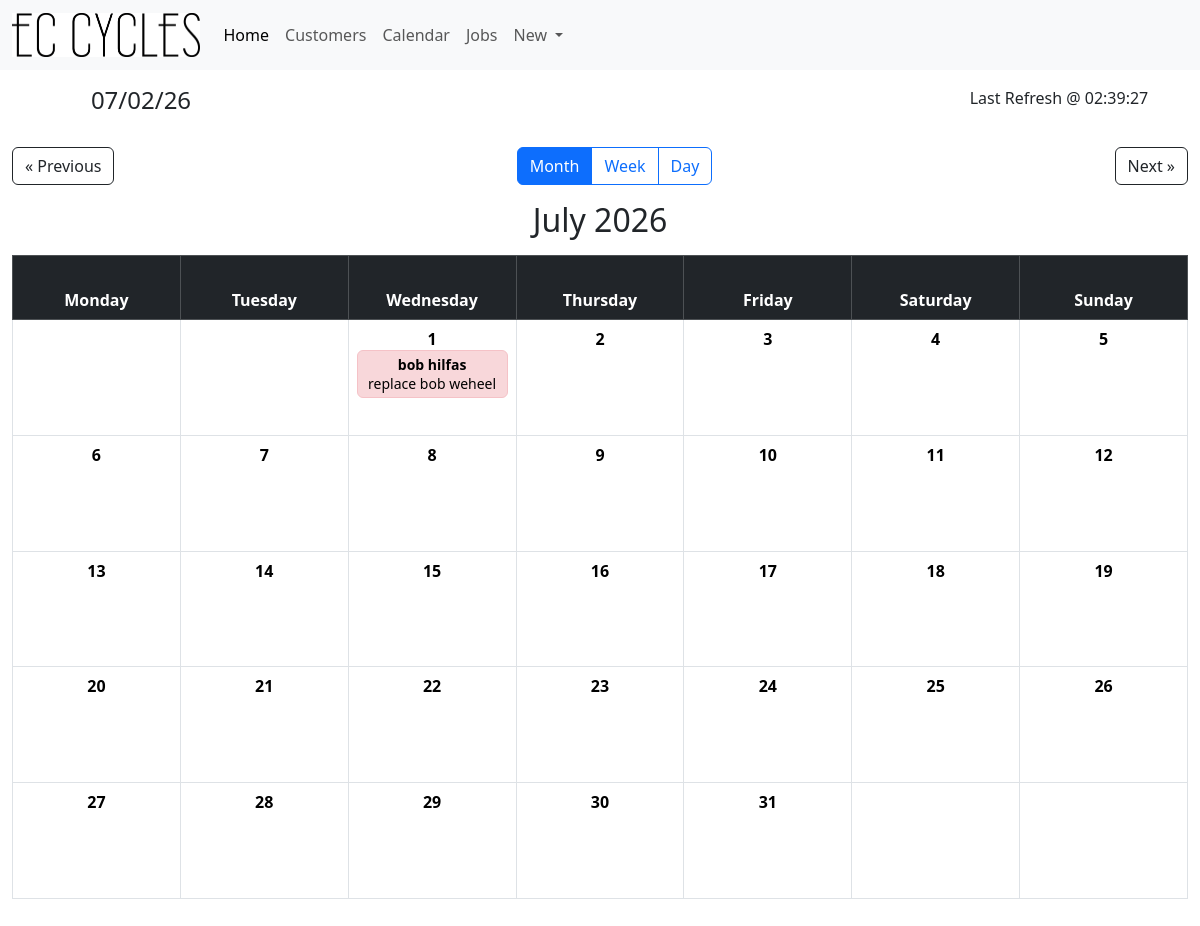
/calendar, run on an earlier commit of the app's database.
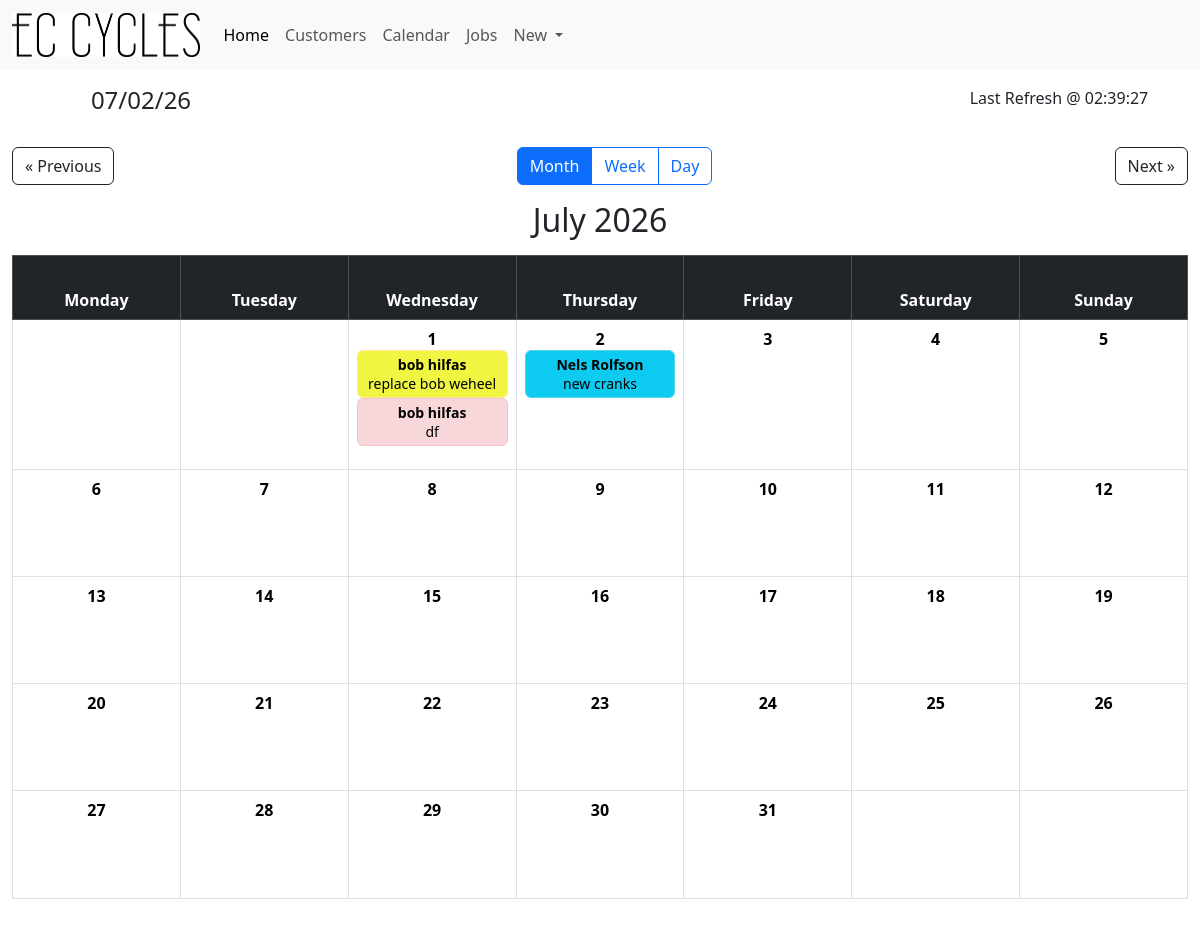
And on a later commit of the database.
### tables this page shows
CREATE TABLE "Jobs" (
	"JobID"	INTEGER NOT NULL UNIQUE,
	"Cust_ID"	INTEGER NOT NULL,
	"BikeBrand"	TEXT,
	"BikeModel"	TEXT,
	"JobDetails"	TEXT,
	"DueDate"	DATE , Status TEXT DEFAULT 'Not Started',
	PRIMARY KEY("JobID" AUTOINCREMENT)
);

CREATE TABLE "Customers" (
	"Cust_ID"	INTEGER NOT NULL UNIQUE,
	"CustFName"	TEXT NOT NULL,
	"CustLName"	TEXT,
	"CustAddress"	TEXT,
	"CustPNumber"	INTEGER,
	"CustEmail"	INTEGER,
	"CustDetails"	TEXT,
	PRIMARY KEY("Cust_ID" AUTOINCREMENT)
);

### app.py (the view)
@app.route("/calendar")
def calendar_view():
    time = time_gen()
    page_title = "EC Cycles | Calendar"
    today_dt = datetime.datetime.now()
    year = request.args.get("year", type=int)
    month = request.args.get("month", type=int)
    if not year:
        year = today_dt.year
    if not month:
        month = today_dt.month
    today = today_dt.day if (
        year == today_dt.year and month == today_dt.month
    ) else 0
    cal = calendar.monthcalendar(year, month)
    month_name = calendar.month_name[month]
    prev_month = 12 if month == 1 else month - 1
    prev_year = year - 1 if month == 1 else year
    next_month = 1 if month == 12 else month + 1
    next_year = year + 1 if month == 12 else year
    jobs = get_jobs_for_month(year, month)
    return render_template(
        "calendar.html",
        time=time,
        page_title=page_title,
        cal=cal,
        jobs=jobs,
        today=today,
        year=year,
        month=month,
        month_name=month_name,
        prev_month=prev_month,
        prev_year=prev_year,
        next_month=next_month,
        next_year=next_year,
        week=0
    )

### app.py (called while the page is built)
def time_gen():
    time_dict = {"":""}
    day_info = datetime.datetime.now()
    date = day_info.strftime("%x")
    time = day_info.strftime("%X")
    time_dict["Date"] = date
    time_dict["Time"] = time
    return time_dict

def get_db_conn():
    conn = sqlite3.connect('JobCards.db')
    conn.row_factory = sqlite3.Row
    return conn

def get_jobs_for_month(year, month):
    conn = get_db_conn()
    cursor = conn.execute("""
        SELECT Jobs.*, Customers.CustFName, Customers.CustLName
        FROM Jobs
        INNER JOIN Customers
            ON Customers.Cust_ID = Jobs.Cust_ID
        WHERE strftime('%Y', DueDate)=?
          AND strftime('%m', DueDate)=?
    """, (str(year), f"{month:02d}"))
    jobs = cursor.fetchall()
    conn.close()
    job_dict = {}
    for job in jobs:
        job_day = int(job["DueDate"].split("-")[2])
        lines = job["JobDetails"].splitlines()
        second_line = lines[1] if len(lines) > 1 else ""
        job_copy = dict(job)
        job_copy["JobDetails"] = second_line
        job_dict.setdefault(job_day, []).append(job_copy)
    return job_dict

### Templates/calendar.html (shortened to what this page needs)
{% extends 'base.html' %}
{% block content %}
<div class="container-fluid p-4 vh-100 d-flex flex-column">
    <div class="d-flex justify-content-between align-items-center mb-3">
        <a class="btn btn-outline-dark"
           href="{{ url_for('calendar_view', year=prev_year, month=prev_month) }}">
            &laquo; Previous
        </a>
        <div class="btn-group" role="group">
            <label class="btn btn-outline-primary"
                   for="monthView"
                   onclick="window.location.href='{{ url_for('calendar_view', year=year, month=month) }}'">
                Month
            </label>
            <label class="btn btn-outline-primary"
                   for="weekView"
                   onclick="window.location.href='{{ url_for('timetable', year=year, month=month, week=0) }}'">
                Week
            </label>
            <label class="btn btn-outline-primary"
                   for="dayView"
                   onclick="window.location.href='{{ url_for('jobs_by_day', year=year, month=month, day=today) }}'">
                Day
            </label>
        </div>
        <a class="btn btn-outline-dark"
           href="{{ url_for('calendar_view', year=next_year, month=next_month) }}">
            Next &raquo;
        </a>
    </div>
    <h2 class="text-center mb-3">
        {{ month_name }} {{ year }}
    </h2>
    <div class="flex-fill">
        <table class="table table-bordered text-center h-100">
            <thead class="table-dark">
                <tr>
                    <th>Monday</th>
                    <th>Tuesday</th>
                    <th>Wednesday</th>
                    <th>Thursday</th>
                    <th>Friday</th>
                    <th>Saturday</th>
                    <th>Sunday</th>
                </tr>
            </thead>
            <tbody>
                {% for week in cal %}
                <tr>
                    {% for day in week %}
                    {% if day == 0 %}
                    <td></td>
                    {% else %}
                    <td class="{% if day == today %}today{% endif %}"
                        onclick="window.location.href='{{ url_for('jobs_by_day', year=year, month=month, day=day) }}'">
                        <div class="fw-bold">
                            {{ day }}
                        </div>
                        {% if day in jobs %}
                            {% set count = namespace(value=0) %}
                            {% for job in jobs[day] %}
                                {% set count.value = count.value + 1 %}
                                    {% if count.value <= 2 %}
                                    <div class="border rounded p-1 small"
                                     data-status="{{ job['Status'] }}"
                                    onclick="event.stopPropagation(); window.location.href='{{ url_for('ViewJobCard', id=job['JobID']) }}'">
                                    <strong>{{ job['CustFName'] }} {{ job['CustLName'] }}</strong><br>
                                    {{ job['JobDetails'] }}
                                    </div>
                                    {% else %}
                                    <div class="border rounded p-1 small"
                                        <strong>Click to see more</strong>
                                    </div>
                                    {% endif %}
                            {% endfor %}
                        {% endif %}
                    </td>
                    {% endif %}
                    {% endfor %}
                </tr>
                {% endfor %}
            </tbody>
        </table>
    </div>
</div>
{% endblock %}

What changed in the data, as far as the page shows it:
changed Jobs "replace bob weheel": Status "Not Started" → "In Progress" (drawn)
added Jobs: CustFName "bob", CustLName "hilfas", JobDetails "df", shown under "1"
added Jobs: CustFName "Nels", CustLName "Rolfson", JobDetails "new cranks", Status "Parked" (drawn), shown under "2"
